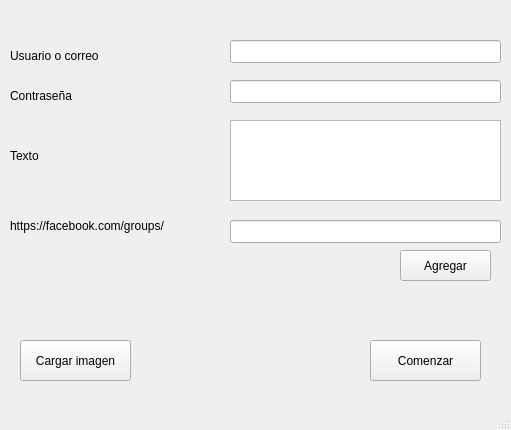
<?xml version="1.0" encoding="UTF-8"?>
<ui version="4.0">
 <class>Facebot</class>
 <widget class="QMainWindow" name="Facebot">
  <property name="geometry">
   <rect>
    <x>0</x>
    <y>0</y>
    <width>511</width>
    <height>430</height>
   </rect>
  </property>
  <property name="windowTitle">
   <string notr="true">Facebot</string>
  </property>
  <property name="windowIcon">
   <iconset>
    <normaloff>facebook.png</normaloff>facebook.png</iconset>
  </property>
  <widget class="QWidget" name="centralwidget">
   <property name="locale">
    <locale language="Spanish" country="Mexico"/>
   </property>
   <widget class="QLabel" name="labelusr">
    <property name="geometry">
     <rect>
      <x>10</x>
      <y>40</y>
      <width>151</width>
      <height>31</height>
     </rect>
    </property>
    <property name="text">
     <string>Usuario o correo</string>
    </property>
   </widget>
   <widget class="QLabel" name="labelpass">
    <property name="geometry">
     <rect>
      <x>10</x>
      <y>80</y>
      <width>151</width>
      <height>31</height>
     </rect>
    </property>
    <property name="text">
     <string>Contraseña</string>
    </property>
   </widget>
   <widget class="QLabel" name="labeltexto">
    <property name="geometry">
     <rect>
      <x>10</x>
      <y>140</y>
      <width>151</width>
      <height>31</height>
     </rect>
    </property>
    <property name="text">
     <string>Texto</string>
    </property>
   </widget>
   <widget class="QLabel" name="labelgpo">
    <property name="geometry">
     <rect>
      <x>10</x>
      <y>210</y>
      <width>211</width>
      <height>31</height>
     </rect>
    </property>
    <property name="text">
     <string>https://facebook.com/groups/</string>
    </property>
   </widget>
   <widget class="QTextEdit" name="txttexto">
    <property name="geometry">
     <rect>
      <x>230</x>
      <y>120</y>
      <width>271</width>
      <height>81</height>
     </rect>
    </property>
   </widget>
   <widget class="QLineEdit" name="txtusr">
    <property name="geometry">
     <rect>
      <x>230</x>
      <y>40</y>
      <width>271</width>
      <height>23</height>
     </rect>
    </property>
   </widget>
   <widget class="QLineEdit" name="txtpass">
    <property name="geometry">
     <rect>
      <x>230</x>
      <y>80</y>
      <width>271</width>
      <height>23</height>
     </rect>
    </property>
    <property name="inputMethodHints">
     <set>Qt::ImhHiddenText</set>
    </property>
   </widget>
   <widget class="QLineEdit" name="txtgpo">
    <property name="geometry">
     <rect>
      <x>230</x>
      <y>220</y>
      <width>271</width>
      <height>23</height>
     </rect>
    </property>
   </widget>
   <widget class="QPushButton" name="buttonadd">
    <property name="geometry">
     <rect>
      <x>400</x>
      <y>250</y>
      <width>91</width>
      <height>31</height>
     </rect>
    </property>
    <property name="text">
     <string>Agregar</string>
    </property>
   </widget>
   <widget class="QPushButton" name="buttonstart">
    <property name="geometry">
     <rect>
      <x>370</x>
      <y>340</y>
      <width>111</width>
      <height>41</height>
     </rect>
    </property>
    <property name="text">
     <string>Comenzar</string>
    </property>
   </widget>
   <widget class="QPushButton" name="buttonimg">
    <property name="geometry">
     <rect>
      <x>20</x>
      <y>340</y>
      <width>111</width>
      <height>41</height>
     </rect>
    </property>
    <property name="text">
     <string>Cargar imagen</string>
    </property>
   </widget>
  </widget>
  <widget class="QMenuBar" name="menubar">
   <property name="geometry">
    <rect>
     <x>0</x>
     <y>0</y>
     <width>511</width>
     <height>20</height>
    </rect>
   </property>
  </widget>
  <widget class="QStatusBar" name="statusbar"/>
 </widget>
 <resources/>
 <connections/>
</ui>
